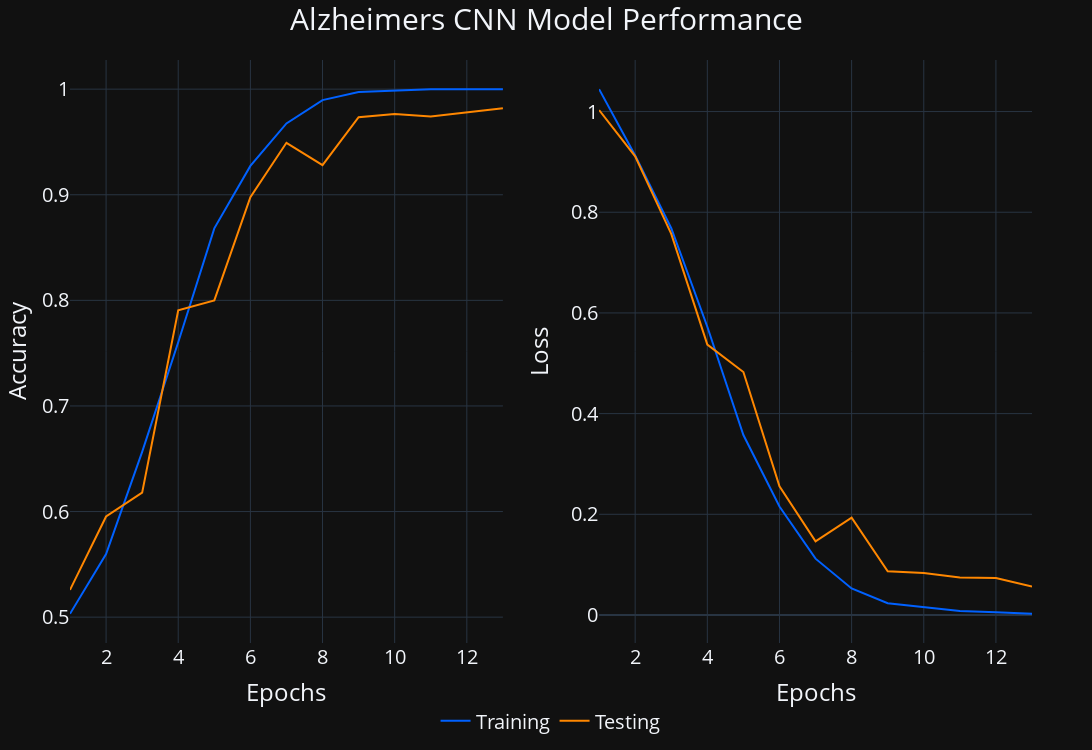

Notebook source saved alongside this figure:
### Markdown cell above
### Visualizations

### Code cell
# Create Accuracy & Loss Visualizations
def createLossAccuracyChart(history, title):
    '''
    Title: Create Loss & Accuracy Chart
    Description: This function will create a chart of the loss and accuracy of the model.
    history: This is the history of the model.
    title: This is the title of the chart.
    '''

    # Set color variables
    test_color = '#FF8700'
    train_color = '#0061FF'

    # Create lists 
    epochs = epochs = list(range(1, len(history.history['accuracy']) + 1))
    train_accuracy = history.history['accuracy']
    test_accuracy = history.history['val_accuracy']
    train_loss = history.history['loss']
    test_loss = history.history['val_loss']

    # Create Layout for Chart
    lineChartCombo = make_subplots(rows=1, 
                                   cols=2, 
                                   horizontal_spacing=0.1,
                                   column_widths=[0.5, 0.5], 
                                   shared_xaxes=True,
                                   shared_yaxes=False)
    
    # Add Training Accuracy to Chart 1
    lineChartCombo.add_scatter(row=1, 
                               col=1, 
                               name='Training',
                               showlegend=True,
                               marker=dict(color=train_color),
                               mode='lines',
                               y=train_accuracy,
                               x=epochs)
    
    # Add Testing Accuracy to Chart 1
    lineChartCombo.add_trace(go.Scatter(
                               name='Testing',
                               showlegend=True,
                               marker=dict(color=test_color),
                               mode='lines',
                               y=test_accuracy,
                               x=epochs))
    # Create Column 2 Plot
    lineChartCombo.add_scatter(row=1, 
                               col=2, 
                               name='Training Loss',
                               showlegend=False,
                               marker=dict(color=train_color),
                               mode='lines',
                               y=train_loss,
                               x=epochs)
    
    # Add Testing Loss to Chart 2
    lineChartCombo.append_trace(go.Scatter(
                               name='Testing Loss',
                               showlegend=False,
                               marker=dict(color=test_color),
                               mode='lines',
                               y=test_loss,
                               x=epochs),1,2)
    
    # Create Y & X Axis Labels
    lineChartCombo.update_yaxes(title_text="Accuracy",row=1,col=1)
    lineChartCombo.update_yaxes(title_text="Loss",row=1,col=2)
    lineChartCombo.update_xaxes(title_text="Epochs")

    # Create format of Chart
    lineChartCombo.update_layout(height= 750,                             # Height of Subplot
                                  width= 1300,                            # Width of Subplot
                                  margin={"r":60,"t":60,"l":60,"b":10},   # Margin values right, top, left, bottom                  
                                  autosize=True,                          # Set Autosize of charts to True or False
                                  template='plotly_dark',                 # Template of Subplot
                                  title=dict(text=title,                  # Title of Subplot
                                             x=0.5,                       # X position
                                             font=dict(size=30)),         # Font size
                                  font=dict(size=20),                     # Font size
                                  legend=dict(orientation="h",x=0.38))    # Legend of Subplot
    
    # Create Interactive HTML file
    lineChartCombo.write_html(f'{title}.html')    

    # Show chart
    lineChartCombo.show()

# Create Loss & Accuracy Chart
createLossAccuracyChart(history=history,
                        title='Alzheimers CNN Model Performance')

### Figure 1 — Plotly figure (JSON) as saved in the notebook; plotly's stock layout.template omitted (floating-point values rounded to 4 significant figures)
{"data": [{"marker": {"color": "#0061FF"}, "mode": "lines", "name": "Training", "showlegend": true, "type": "scatter", "x": [1, 2, 3, 4, 5, 6, 7, 8, 9, 10, 11, 12, 13], "xaxis": "x", "y": [0.5031, 0.5598, 0.6564, 0.7604, 0.8682, 0.9273, 0.9676, 0.9896, 0.9973, 0.9984, 1, 0.9998, 1], "yaxis": "y"}, {"marker": {"color": "#FF8700"}, "mode": "lines", "name": "Testing", "showlegend": true, "type": "scatter", "x": [1, 2, 3, 4, 5, 6, 7, 8, 9, 10, 11, 12, 13], "y": [0.5258, 0.5953, 0.618, 0.7906, 0.8, 0.8977, 0.9492, 0.9281, 0.9734, 0.9766, 0.9742, 0.9781, 0.982]}, {"marker": {"color": "#0061FF"}, "mode": "lines", "name": "Training Loss", "showlegend": false, "type": "scatter", "x": [1, 2, 3, 4, 5, 6, 7, 8, 9, 10, 11, 12, 13], "xaxis": "x2", "y": [1.045, 0.9126, 0.7682, 0.5725, 0.3574, 0.2155, 0.1118, 0.05267, 0.02331, 0.01616, 0.007841, 0.00524, 0.002258], "yaxis": "y2"}, {"marker": {"color": "#FF8700"}, "mode": "lines", "name": "Testing Loss", "showlegend": false, "type": "scatter", "x": [1, 2, 3, 4, 5, 6, 7, 8, 9, 10, 11, 12, 13], "xaxis": "x2", "y": [1.003, 0.9111, 0.757, 0.5372, 0.4826, 0.2557, 0.1464, 0.1933, 0.08687, 0.08331, 0.07466, 0.07351, 0.05674], "yaxis": "y2"}], "layout": {"autosize": true, "font": {"size": 20}, "height": 750, "legend": {"orientation": "h", "x": 0.38}, "margin": {"b": 10, "l": 60, "r": 60, "t": 60}, "title": {"font": {"size": 30}, "text": "Alzheimers CNN Model Performance", "x": 0.5}, "width": 1300, "xaxis": {"anchor": "y", "domain": [0, 0.45], "title": {"text": "Epochs"}}, "xaxis2": {"anchor": "y2", "domain": [0.55, 1], "title": {"text": "Epochs"}}, "yaxis": {"anchor": "x", "domain": [0, 1], "title": {"text": "Accuracy"}}, "yaxis2": {"anchor": "x2", "domain": [0, 1], "title": {"text": "Loss"}}}}
